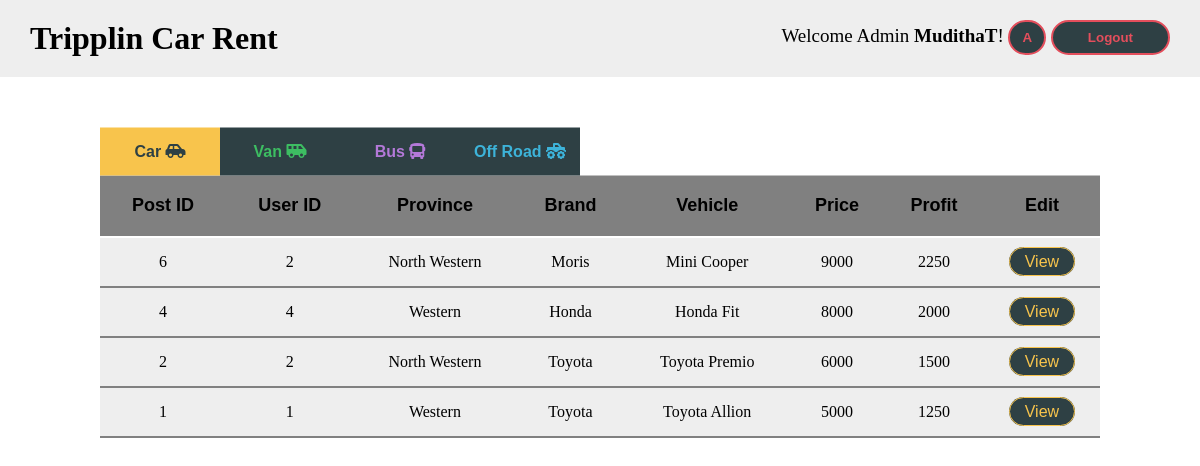
The app's page /vehiclelist-rented.php (signed in) with its own data.
### tables this page shows
CREATE TABLE `rented_vehicles` (
  `post_id` int(11) NOT NULL,
  `user_id` int(11) NOT NULL,
  `full_name` varchar(100) NOT NULL,
  `province` varchar(50) NOT NULL,
  `district` varchar(50) NOT NULL,
  `vehical_name` varchar(200) NOT NULL,
  `brand_name` varchar(100) NOT NULL,
  `kind_of_vehicle` varchar(100) NOT NULL,
  `type_of_vehicle` varchar(50) NOT NULL,
  `mnf_year` int(4) NOT NULL,
  `vehicle_condition` varchar(100) NOT NULL,
  `description` varchar(500) NOT NULL,
  `phone_code` int(4) NOT NULL,
  `contact_no` int(15) NOT NULL,
  `nic` varchar(20) NOT NULL,
  `email` varchar(50) NOT NULL,
  `front_side_img` varchar(200) NOT NULL,
  `rear_side_img` varchar(200) NOT NULL,
  `side_view_img` varchar(200) NOT NULL,
  `f_compartment_img` varchar(200) NOT NULL,
  `r_compartment_img` varchar(200) NOT NULL,
  `d_compartment_img` varchar(200) NOT NULL,
  `e_compartment_img` varchar(200) NOT NULL,
  `extra_wheel_img` varchar(200) NOT NULL,
  `tab` varchar(200) NOT NULL,
  `price` varchar(10) NOT NULL,
  `profit` varchar(10) NOT NULL,
  `is_deleted` tinyint(1) NOT NULL
);

### vehiclelist-rented.php (the view, shortened to what this page needs)
<?php require_once('inc/Connection.php'); ?>
<?php
	$cars_list = '';
	$query = "SELECT * FROM rented_vehicles WHERE is_deleted = 0 AND tab = 'rented_cars' ORDER BY post_id DESC";
		$cars = mysqli_query($Connection, $query);
	if($cars){
		if(mysqli_num_rows($cars) > 0){
			while ($car = mysqli_fetch_assoc($cars)) {
				$cars_list.="<tr>";
				$cars_list.="<td>{$car['post_id']}</td>";
				$cars_list.="<td>{$car['user_id']}</td>";
				$cars_list.="<td>{$car['province']}</td>";
				$cars_list.="<td>{$car['brand_name']}</td>";
				$cars_list.="<td>{$car['vehical_name']}</td>";
				$cars_list.="<td>{$car['kind_of_vehicle']}</td>";
				$cars_list.="<td>{$car['price']}</td>";
				$cars_list.="<td>{$car['profit']}</td>";
				$cars_list.="<td><a href=\"view-vehicle.php?id={$car['post_id']}\" class=\"cars\">View</a></td>";
				$cars_list.="</tr>";
			}
		}else{
		}
	}else{
		echo "Car database query failed";
		die();
	}
?>
<!DOCTYPE html>
<html>
<head>
	<link rel="stylesheet" type="text/css" href="css/adminhome.css">
	<link rel="stylesheet" href="https://cdnjs.cloudflare.com/ajax/libs/font-awesome/5.12.0-2/css/all.min.css" />
</head>
<body>
	<div class="Container">
		<?php require_once('inc/adminhdr.php'); ?>
		<div class="Category">
			<div class="Categorybut">
				<div style="display: inline-block;" class="cCar"><button class="car" onclick="carButtonStyle()">Car <i class="fas fa-car-side"></i></button></div>
				<div style="display: inline-block;" class="vVan"><button class="van" onclick="vanButtonStyle()">Van <i class="fas fa-shuttle-van"></i></button></div>
				<div style="display: inline-block;" class="oOffroad"><button class="offroad" onclick="offroadButtonStyle()">Off Road <i class="fas fa-truck-monster"></i></button></div>
				<div style="display: inline-block;" class="bBus"><button class="bus" onclick="busButtonStyle()">Bus <i class="fas fa-bus"></i></button></div>
			</div>
		</div>
		<div class="Vehicletable">
				<div class="Cartable">
					<table class="Car-list">
						<tr>
							<th>Post ID</th>
							<th>User ID</th>
							<th>Province</th>
							<th>Brand</th>
							<th>Vehicle</th>
							<th>Price</th>
							<th>Profit</th>
							<th>Edit</th>
						</tr>
						<?php echo $cars_list; ?>
					</table>
				</div>
	</div>
</body>
</html>

### css/adminhome.css (style rules this page uses)
* { margin: 0; padding: 0; }
a { text-decoration: none; }
.Category { position: sticky; top: 77.5px; background-color: #fff; }
.Category .Categorybut { width: 1000px; margin: 0 auto; padding-top: 50px; }
.Category .Categorybut button { background-color: #2e4044; padding: 15px 0px; width: 120px; font-weight: bold; font-size: 16px; border: none; }
.Category .Categorybut button.car { background-color: #f8c44c; color: #2e4044 }
.Category .Categorybut button.van { color: #3dbe62; }
.Category .Categorybut button.offroad { color: #3db3d9; }
.Category .Categorybut button.bus { color: #b479d9; }
.Category .Categorybut .cCar, .vVan, .bBus { float: left; }
.Vehicletable { width: 1000px; margin: 0 auto; }
.Vehicletable table { border-collapse: collapse; align-items: center; width: 100%; background-color: #fff; }
.Vehicletable table th { border-bottom: 2px solid #fff; padding: 20px 5px; background-color: #808080; text-align: center; font-size: 18px; font-family: sans-serif; }
.Vehicletable table td { padding: 15px 0; background-color: #eee; border-bottom: 2px solid #808080; text-align: center; }
.Vehicletable table td a { font-family: sans-serif; padding: 5px 15px; background-color: #2e4044; border-radius: 20px; }
.Vehicletable table td a.cars { color: #f8c44c; border: 1px solid #f8c44c; }

### inc/adminhdr.php (style rules this page uses)
* { margin: 0; padding: 0; }
a { text-decoration: none; transition-duration: .30s; }
button { transition-duration: .40s; }

### records on screen
rented_vehicles: post_id "6", user "2", province "North Western", brand_name "Moris", vehical_name "Mini Cooper", price "9000", profit "2250"
rented_vehicles: post_id "4", user "4", province "Western", brand_name "Honda", vehical_name "Honda Fit", price "8000", profit "2000"
rented_vehicles: post_id "2", user "2", province "North Western", brand_name "Toyota", vehical_name "Toyota Premio", price "6000", profit "1500"
rented_vehicles: post_id "1", user "1", province "Western", brand_name "Toyota", vehical_name "Toyota Allion", price "5000", profit "1250"

### other values on screen
$_SESSION['username'] "MudithaT"
